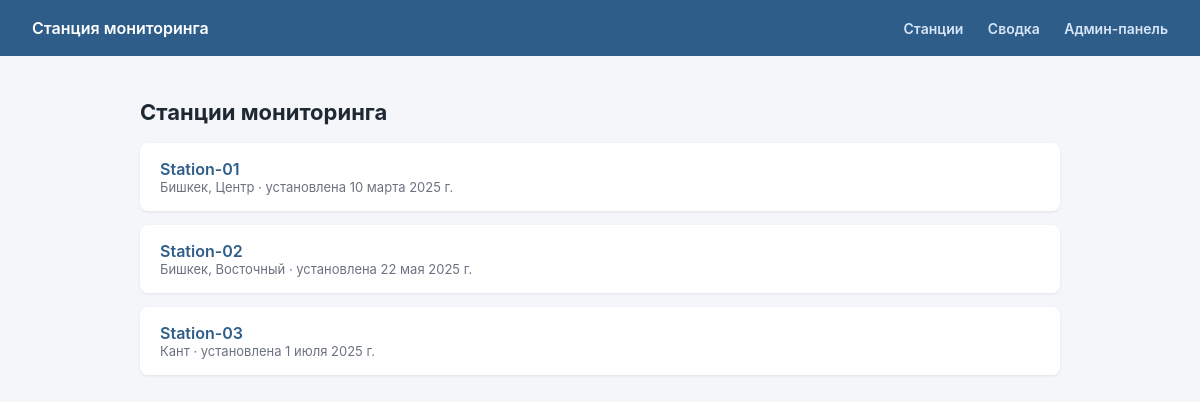
The page / on the database its author committed.
### monitoring/models.py (models this page shows, shortened)
class Station(models.Model):
    name = models.CharField(max_length=100, unique=True, verbose_name="Название")
    location = models.CharField(max_length=200, verbose_name="Расположение")
    latitude = models.FloatField(null=True, blank=True, verbose_name="Широта")
    longitude = models.FloatField(null=True, blank=True, verbose_name="Долгота")
    installed_at = models.DateField(verbose_name="Дата установки")
    class Meta:
        verbose_name = "Станция"
        verbose_name_plural = "Станции"
        ordering = ["name"]

### monitoring/views.py (the view)
# urls.py: path("", views.stations_list, name="stations_list"),
def stations_list(request):
    stations = Station.objects.all()
    return render(request, "monitoring/stations_list.html", {"stations": stations})

### monitoring/templates/monitoring/stations_list.html (shortened to what this page needs)
{% extends "monitoring/base.html" %}
{% block content %}
<h1>Станции мониторинга</h1>
{% for station in stations %}
<div class="card">
    <a href="{% url 'monitoring:station_detail' station.pk %}">{{ station.name }}</a>
    <div class="muted">{{ station.location }} · установлена {{ station.installed_at }}</div>
</div>
{% empty %}
<p class="muted">Станции пока не добавлены.</p>
{% endfor %}
{% endblock %}

### monitoring/templates/monitoring/base.html (style rules this page uses)
* { box-sizing: border-box; }
body { font-family: -apple-system, Segoe UI, Roboto, Arial, sans-serif; margin: 0; background: #f4f6f9; color: #1f2933; }
h1 { font-size: 22px; margin-bottom: 18px; }
.card { background: white; border-radius: 8px; padding: 16px 20px; margin-bottom: 14px; box-shadow: 0 1px 3px rgba(0,0,0,0.08); }
.card a { color: #2f5d8a; font-weight: 600; text-decoration: none; }
.muted { color: #6b7280; font-size: 13px; }

### rows shown on the page
Station: name "Station-01", location "Бишкек, Центр", installed_at "10 марта 2025 г."
Station: name "Station-02", location "Бишкек, Восточный", installed_at "22 мая 2025 г."
Station: name "Station-03", location "Кант", installed_at "1 июля 2025 г."
